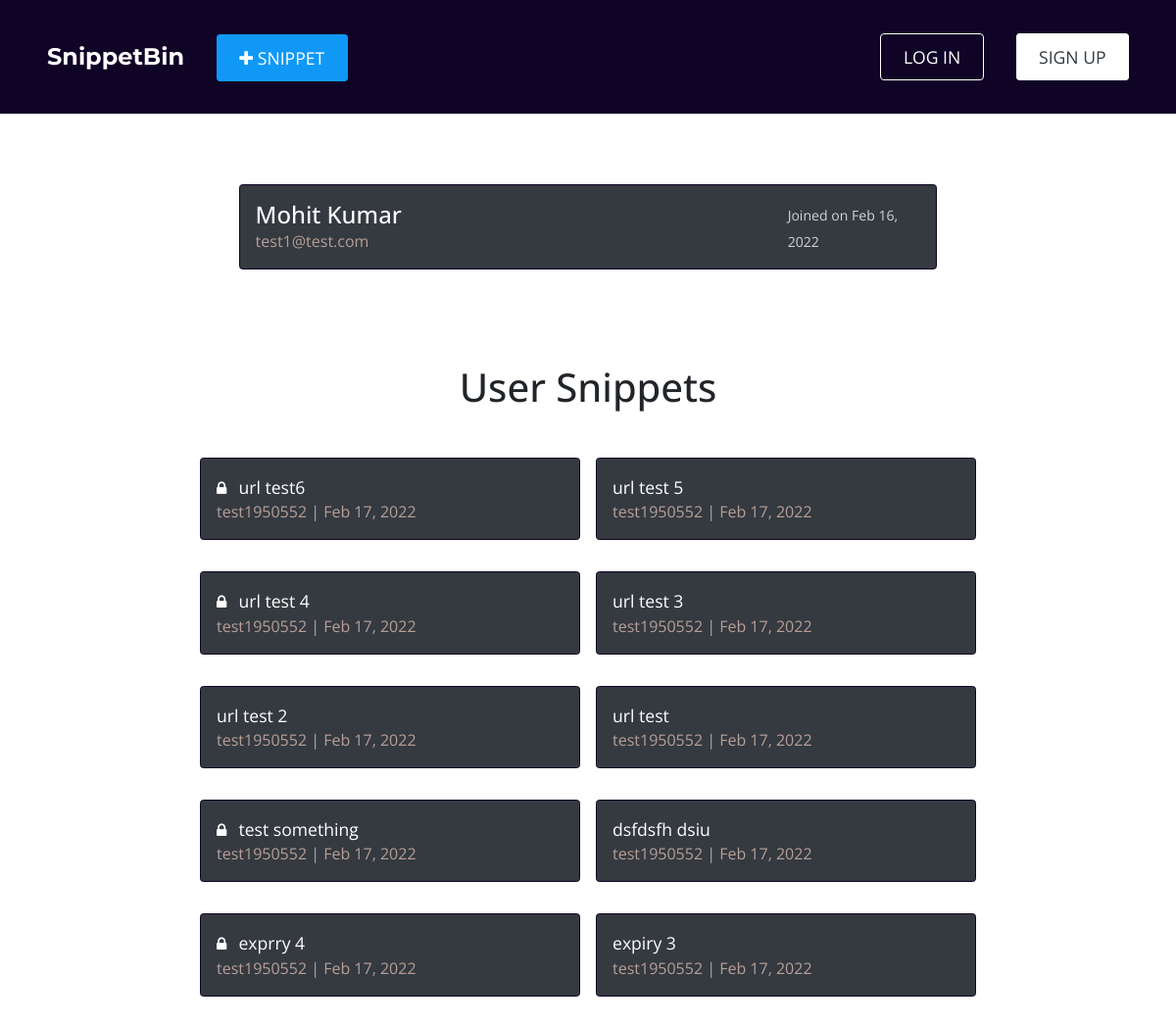
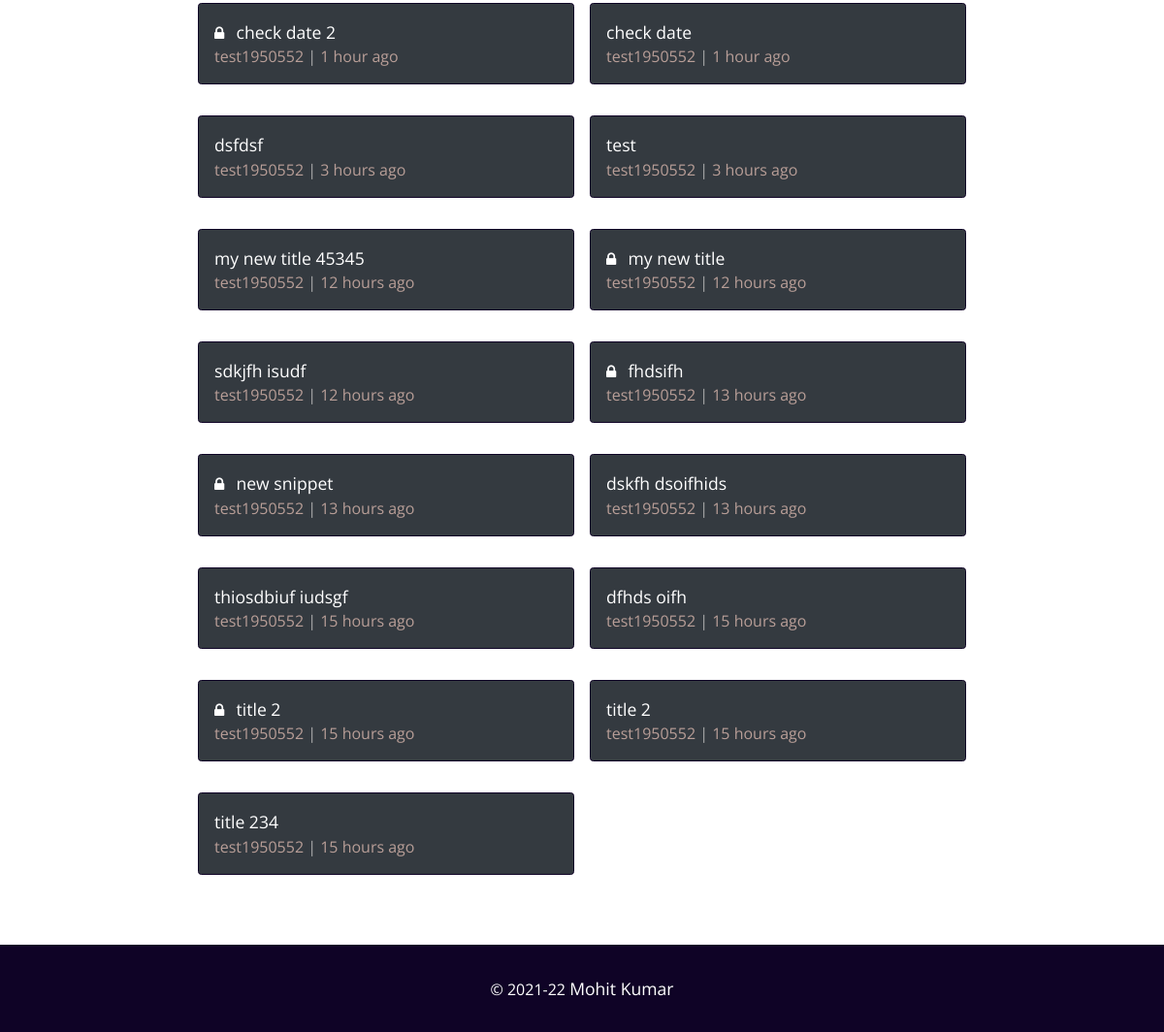
The page /u/test1950552/ on the database its author committed (2 pictures, top to bottom).
### account/models.py (models this page shows, shortened)
class User(AbstractBaseUser, PermissionsMixin):
    id = models.UUIDField(default=uuid.uuid4, unique=True, primary_key=True, editable=False)
    username = models.CharField(
      verbose_name='Username',
      max_length=40,
      validators=[
        RegexValidator(
          regex=USERNAME_REGEX,
          message='username must be alphanumeric. Can contain characters like @ . - _',
          code='invalid_username'
        )
      ]
    )
    email = models.EmailField(verbose_name='Email Address', max_length=120, unique=True)
    name = models.CharField(verbose_name='Your Full Name', max_length=50)
    date_joined = models.DateTimeField(verbose_name='Date Joined', auto_now_add=True)
    is_admin = models.BooleanField(verbose_name='Admin User', default=False)
    is_staff = models.BooleanField(verbose_name='Staff User', default=False)
    is_superuser = models.BooleanField(verbose_name='Super User', default=False)
    is_active = models.BooleanField(verbose_name='Active User', default=True)
    USERNAME_FIELD = 'email'
    objects = UserManager()

### snippet/models.py (models this page shows)
class Snippet(models.Model):
  id = models.UUIDField(default = uuid.uuid4, unique = True, primary_key = True, editable = False)
  user = models.ForeignKey(User, on_delete = models.CASCADE)
  title = models.CharField(verbose_name = 'Title', max_length = 255)
  snippet = models.TextField(verbose_name = 'Snippet')
  is_encrypted = models.BooleanField(verbose_name = 'Is Encrypted', default = False)
  has_expiry = models.BooleanField(verbose_name = 'Has Expiry', default = False)
  created_at = models.DateTimeField(auto_now_add = True)
  expiration_date = models.DateTimeField(blank = True, null = True)
  expired = models.BooleanField(default = False, blank = True, null = True)
  def __str__(self):
    return str(self.id)
  def extract_delta_datetime(self):
    now = datetime.datetime.now()
    created_at = self.created_at
    created_at = created_at + datetime.timedelta(hours = 5, minutes = 30)
    start_tz = created_at.replace(tzinfo = timezone('UTC'))
    end_tz = now.replace(tzinfo = timezone('UTC'))
    val, show_type = find_datetime_delta(start_tz, end_tz)
    if show_type:
      show_type = show_type if val == 1 else show_type + 's'
    result = f'{val} {show_type} ago' if show_type else f'{val}'
    return result
  def if_has_expired(self):
    flag = False
    if self.has_expiry:
      now = datetime.datetime.now()
      created_at = self.created_at
      expiration_date = self.expiration_date
      start_tz = created_at.replace(tzinfo = timezone('UTC'))
      now_tz = now.replace(tzinfo = timezone('UTC'))
      if not expiration_date:
        expire_tz = start_tz + datetime.timedelta(days = 1)
      else:
        expire_tz = expiration_date.replace(tzinfo = timezone('UTC'))
      if now_tz > expire_tz:
        flag = True
    return flag

### home/views.py (the view)
# urls.py: path('u/<str:username>/', views.dashboard_view, name = 'dashboard')
def dashboard_view(request, username):
  context = {}
  logged_in_user = request.user if request.user.is_authenticated else None
  if not logged_in_user or logged_in_user.username != username:
    context['is_other_user'] = True
  else:
    context['is_other_user'] = False
  try:
    user = User.objects.get(username = username)
  except User.DoesNotExist:
    messages.info(request, 'Requested user\'s profile doesnot exists')
    return redirect('home:home')
  except MultipleObjectsReturned:
    user = User.objects.filter(username = username).first()
  snippets_of_user = Snippet.objects.filter(user = user).order_by('-created_at')
  private_r = Count('snippet', filter = Q(is_encrypted = True))
  ans = Snippet.objects.annotate(private_r = private_r)
  print(ans)
  context['user'] = user
  context['snippets'] = snippets_of_user
  return render(request, 'home/dashboard.html', context)

### snippet/utils.py (called while the page is built)
def find_datetime_delta(start, end):
  val = end.strftime("%b %d, %Y")
  show_type = None
  delta = end - start
  days_passed = delta.days
  seconds_passed = delta.seconds
  if days_passed == 0:
    if seconds_passed > 3600:
      v = seconds_passed // 3600 # hours
      t = 'hour'
    elif seconds_passed >= 60 and seconds_passed <= 3600:
      """ minutes ago """
      v = (seconds_passed // 60) % 60  # minutes
      t = 'minute'
    else:
      """ seconds ago """
      v = seconds_passed # seconds
      t = 'second'
    val = v
    show_type = t
  elif days_passed > 0 and days_passed <= 30:
    """ days ago """
    val = days_passed # days
    show_type = 'day'
  elif days_passed > 30 and days_passed <= 120:
    """ months ago """
    val = days_passed // 30 # month
    show_type = 'month'
  return val, show_type

### home/templates/home/dashboard.html (shortened to what this page needs)
{% extends 'base.html' %}
{% load static %}
{% block content %}
<div class="mk-container">
  <div class="snippet-card" style="width:90%">
    <div class="card-left-content">
      <div class="upper-content">
        <h4>{{ user.name }}</h4>
      </div>
      <div class="lower-content">
        <span>{{ user.email }}</span>
      </div>
    </div>
    <div class="card-right-content">
      <a style="color: lightgrey"><small>Joined on {{ user.date_joined|date:"M d, Y" }}</small></a>
    </div>
  </div>
</div>
<div class="mk-container">
  <h1 class="text-center mb-5">User Snippets</h1>
  <div class="snippets-wrapper">
    {% if snippets %}
      {% for snippet in snippets %}
        <div class="snippet-card">
          <div class="card-left-content">
            <div class="upper-content">
              {% if snippet.is_encrypted %}
                <i class="fa fa-lock mr-2"></i>
              {% endif %}
              <a href="{% url 'snippet:snippet_detail' snippet.id %}" class="snippet-title">{{ snippet.title }}</a>
            </div>
            <div class="lower-content">
              <span>{{ snippet.user.username }}</span>
              <span>{{ snippet.extract_delta_datetime }}</span>
            </div>
          </div>
        </div>
      {% endfor %}
    {% endif %}
  </div>
</div>
{% endblock content %}

### static/css/style.css (style rules this page uses)
:root { --black: #000000; --black-light: #2c3333; --white: #ffffff; --grey: #f5f5f5; --dark-grey: #aaaaaa; --blue: #1098f7; --pink: #b89e97; --lightpink: #b89e97; --green: #1efc1e; --dark-purple: #0f0326; --red: #ff0000; --font-primary: 'Open Sans', sans-serif; --font-secondary: 'Roboto Slab', serif; --font-fancy: 'Montserrat', sans-serif; }
body { margin: 0; padding: 0; box-sizing: border-box; font-family: var(--font-primary); }
h1, h2, h3, h4, h5, h6, p { margin: 0; }
a { font-size: 1.1rem; }
.mk-container { margin: 3rem auto; padding: 1.5rem; width: 70%; }
.snippets-wrapper { display: grid; grid-template-columns: repeat(2, 1fr); grid-gap: 1rem; }
.snippets-wrapper > *:not(:last-child) { margin-bottom: 1rem; }
.snippet-card { margin: auto; width: 100%; display: grid; background: var(--dark); color: var(--white); grid-template-columns: 4fr 1fr; border: 1px solid var(--dark-purple); border-radius: 3.5px; padding: 1rem; -webkit-border-radius: 3.5px; -moz-border-radius: 3.5px; -ms-border-radius: 3.5px; -o-border-radius: 3.5px; }
.card-left-content .snippet-title { color: var(--white); }
.card-left-content .lower-content > * { color: var(--dark-grey); color: var(--lightpink); }
.card-left-content .lower-content > *:not(:last-child)::after { content: ' | '; color: var(--dark-grey); }
.card-right-content { clear: left; }
.card-right-content > a { float: right; position: relative; top: 50%; color: var(--blue); transform: translateY(-50%); -webkit-transform: translateY(-50%); -moz-transform: translateY(-50%); -ms-transform: translateY(-50%); -o-transform: translateY(-50%); }

### rows shown on the page
User: name "Mohit Kumar", email "test1@test.com", date_joined "Feb 16, 2022"
Snippet: is_encrypted True (drawn), title "url test6", user.username "test1950552", extract_delta_datetime "Feb 17, 2022"
Snippet: title "url test 5", user.username "test1950552", extract_delta_datetime "Feb 17, 2022"
Snippet: is_encrypted True (drawn), title "url test 4", user.username "test1950552", extract_delta_datetime "Feb 17, 2022"
Snippet: title "url test 3", user.username "test1950552", extract_delta_datetime "Feb 17, 2022"
Snippet: title "url test 2", user.username "test1950552", extract_delta_datetime "Feb 17, 2022"
Snippet: title "url test", user.username "test1950552", extract_delta_datetime "Feb 17, 2022"
Snippet: is_encrypted True (drawn), title "test something", user.username "test1950552", extract_delta_datetime "Feb 17, 2022"
Snippet: title "dsfdsfh dsiu", user.username "test1950552", extract_delta_datetime "Feb 17, 2022"
Snippet: is_encrypted True (drawn), title "exprry 4", user.username "test1950552", extract_delta_datetime "Feb 17, 2022"
Snippet: title "expiry 3", user.username "test1950552", extract_delta_datetime "Feb 17, 2022"
Snippet: is_encrypted True (drawn), title "check date 2", user.username "test1950552", extract_delta_datetime "1 hour ago"
Snippet: title "check date", user.username "test1950552", extract_delta_datetime "1 hour ago"
Snippet: title "dsfdsf", user.username "test1950552", extract_delta_datetime "3 hours ago"
Snippet: title "test", user.username "test1950552", extract_delta_datetime "3 hours ago"
Snippet: title "my new title 45345", user.username "test1950552", extract_delta_datetime "12 hours ago"
Snippet: is_encrypted True (drawn), title "my new title", user.username "test1950552", extract_delta_datetime "12 hours ago"
Snippet: title "sdkjfh isudf", user.username "test1950552", extract_delta_datetime "12 hours ago"
Snippet: is_encrypted True (drawn), title "fhdsifh", user.username "test1950552", extract_delta_datetime "13 hours ago"
Snippet: is_encrypted True (drawn), title "new snippet", user.username "test1950552", extract_delta_datetime "13 hours ago"
Snippet: title "dskfh dsoifhids", user.username "test1950552", extract_delta_datetime "13 hours ago"
Snippet: title "thiosdbiuf iudsgf", user.username "test1950552", extract_delta_datetime "15 hours ago"
Snippet: title "dfhds oifh", user.username "test1950552", extract_delta_datetime "15 hours ago"
Snippet: is_encrypted True (drawn), title "title 2", user.username "test1950552", extract_delta_datetime "15 hours ago"
Snippet: title "title 2", user.username "test1950552", extract_delta_datetime "15 hours ago"
Snippet: title "title 234", user.username "test1950552", extract_delta_datetime "15 hours ago"
